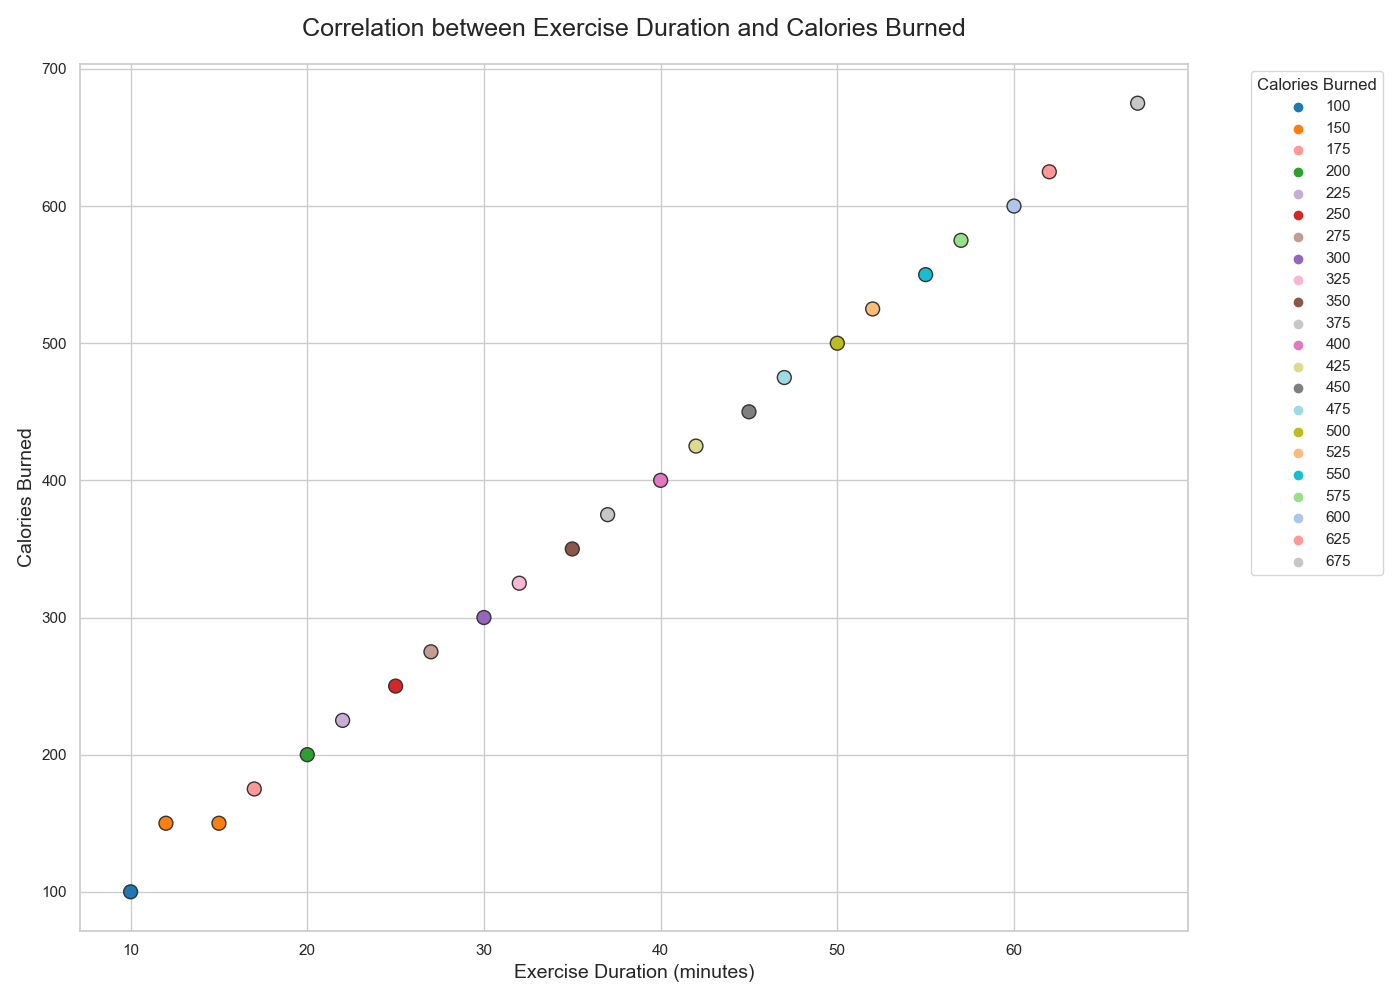

Python code for this plot:

import seaborn as sns
import pandas as pd
import matplotlib.pyplot as plt

# Generate the data
data = {
    'Exercise Duration': [
        10, 15, 20, 25, 30, 35, 40, 45, 50, 55, 60,
        12, 17, 22, 27, 32, 37, 42, 47, 52, 57, 62, 67
    ],
    'Calories Burned': [
        100, 150, 200, 250, 300, 350, 400, 450, 500, 550, 600,
        150, 175, 225, 275, 325, 375, 425, 475, 525, 575, 625, 675
    ]
}

# Create a Pandas DataFrame
df = pd.DataFrame(data)

# Define a new color palette
palette = {
    100: "#1f77b4",
    150: "#ff7f0e",
    200: "#2ca02c",
    250: "#d62728",
    300: "#9467bd",
    350: "#8c564b",
    400: "#e377c2",
    450: "#7f7f7f",
    500: "#bcbd22",
    550: "#17becf",
    600: "#aec7e8",
    175: "#ff9896",
    225: "#c5b0d5",
    275: "#c49c94",
    325: "#f7b6d2",
    375: "#c7c7c7",
    425: "#dbdb8d",
    475: "#9edae5",
    525: "#ffbb78",
    575: "#98df8a",
    625: "#ff9896",
    675: "#c7c7c7"
}

# Create a scatter plot
plt.figure(figsize=(14, 10))
sns.scatterplot(x='Exercise Duration', y='Calories Burned', data=df, palette=palette, hue='Calories Burned', s=100, edgecolor='#333333', linewidth=1)

# Title and labels
plt.title('Correlation between Exercise Duration and Calories Burned', fontsize=18, pad=20)
plt.xlabel('Exercise Duration (minutes)', fontsize=14)
plt.ylabel('Calories Burned', fontsize=14)

# Show plot
plt.legend(title='Calories Burned', bbox_to_anchor=(1.05, 1))
plt.tight_layout()
plt.show()
